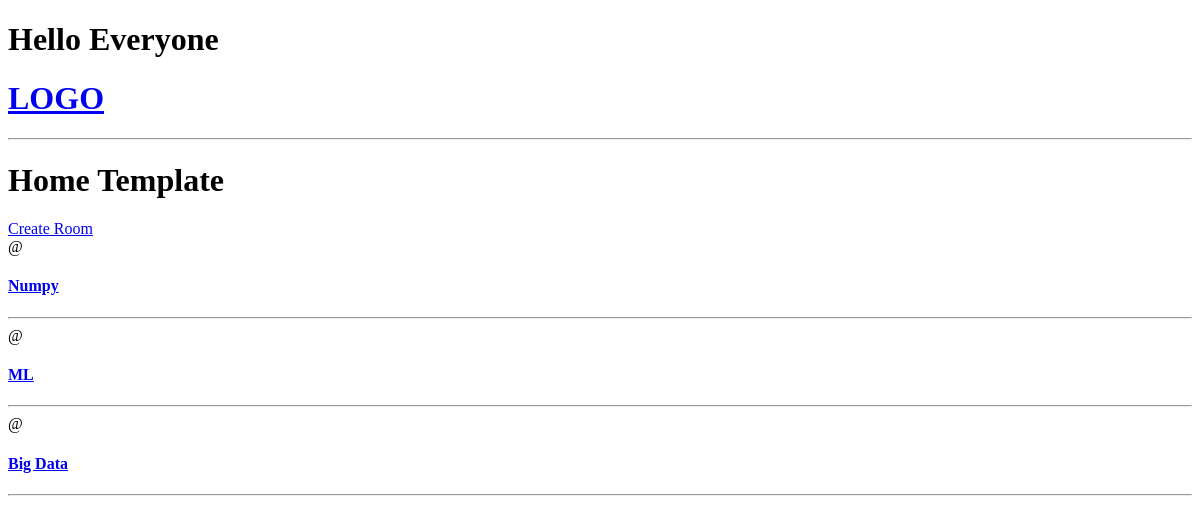
The app's page /, older data.
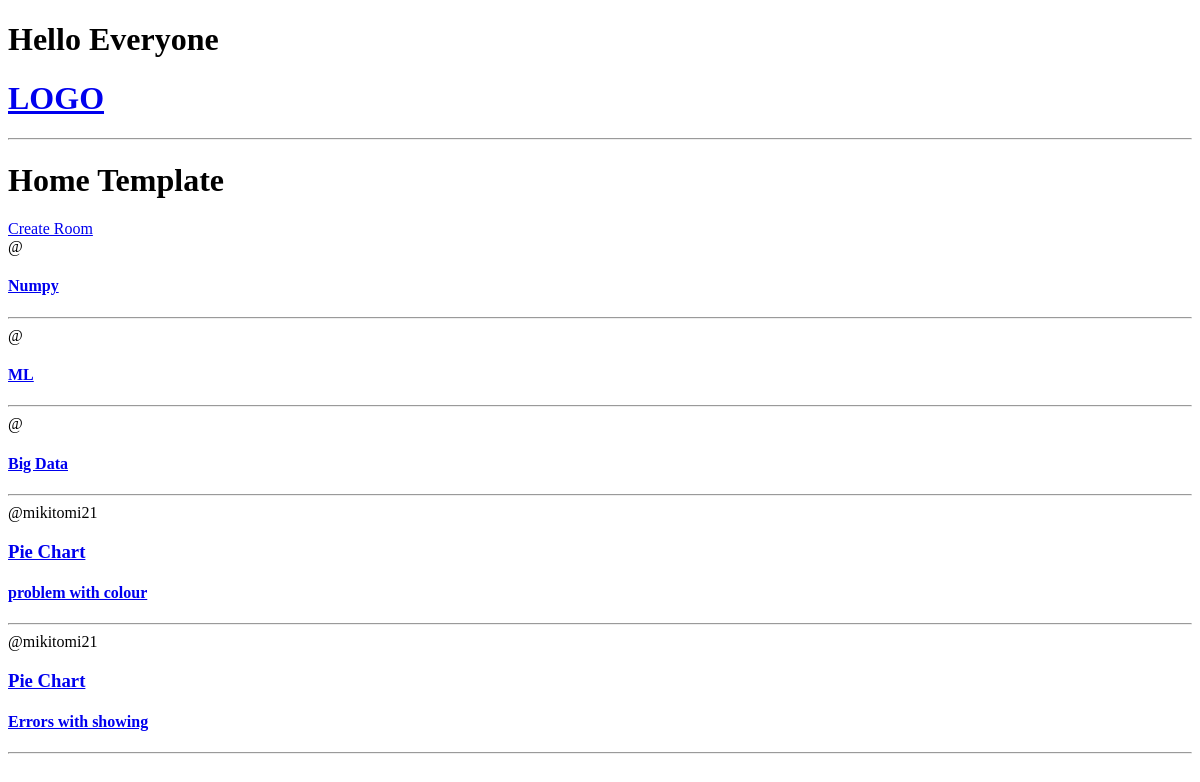
The same page, newer data.
### base/models.py (models this page shows, shortened)
class Room(models.Model):
    host = models.ForeignKey(User, on_delete=models.SET_NULL, null=True)
    topic = models.ForeignKey(Topic, on_delete=models.SET_NULL, null=True)
    name = models.CharField(max_length=200)
    description = models.TextField(null=True, blank=True)
    updated = models.DateTimeField(auto_now=True)
    created = models.DateTimeField(auto_now_add=True)

class Topic(models.Model):
    name = models.CharField(max_length=200)

### base/views.py (the view)
# urls.py: 2. Add a URL to urlpatterns:  path('', views.home, name='home')
def home(request):
    rooms = Room.objects.all()
    context = {'rooms':rooms}
    return render(request, 'base/home.html', context)

### base/templates/base/home.html
{% extends 'main.html' %}
{% block content %}
<h1>Home Template</h1>
<div>
    <a href="{% url 'create-room' %}">Create Room</a>
    <div>
        {% for room in rooms %}
        <span>@{{room.host.username}}</span>
        <a href="{% url 'room' room.id %}">
            <h3>{{room.topic.name}}</h3>
            <h4>{{room.name}}</h4>
        </a>
        <hr>
        {% endfor %}
    </div>
</div>
{% endblock %}

### templates/main.html (shortened to what this page needs)
<!DOCTYPE html>
<html lang="en">
<head>
</head>
<body>
    <h1>Hello Everyone</h1>
    {% include 'navbar.html' %}
    {% block content %}
    {% endblock %}
</body>
</html>

### templates/navbar.html
<a href="/">
    <h1>LOGO</h1>
</a>
<hr>

Row changes from the older to the newer data that the page shows:
added Room: host.username "mikitomi21", topic.name "Pie Chart", name "problem with colour"
added Room: host.username "mikitomi21", topic.name "Pie Chart", name "Errors with showing"
